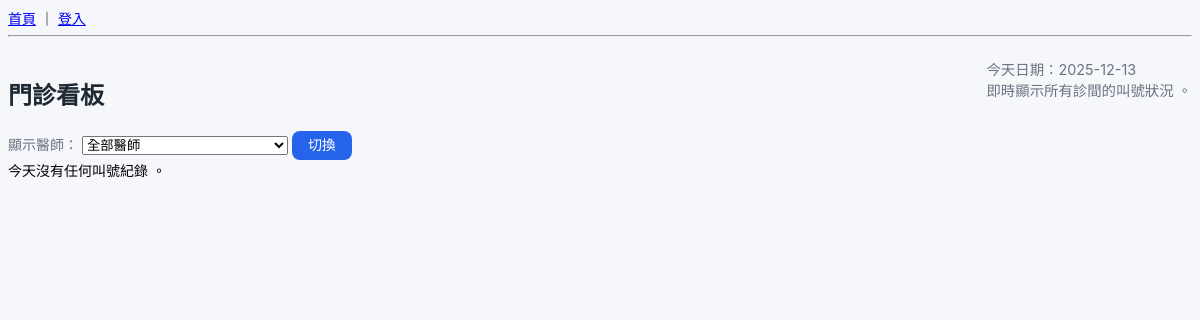
/queues/board/, run on an earlier commit of the app's database.
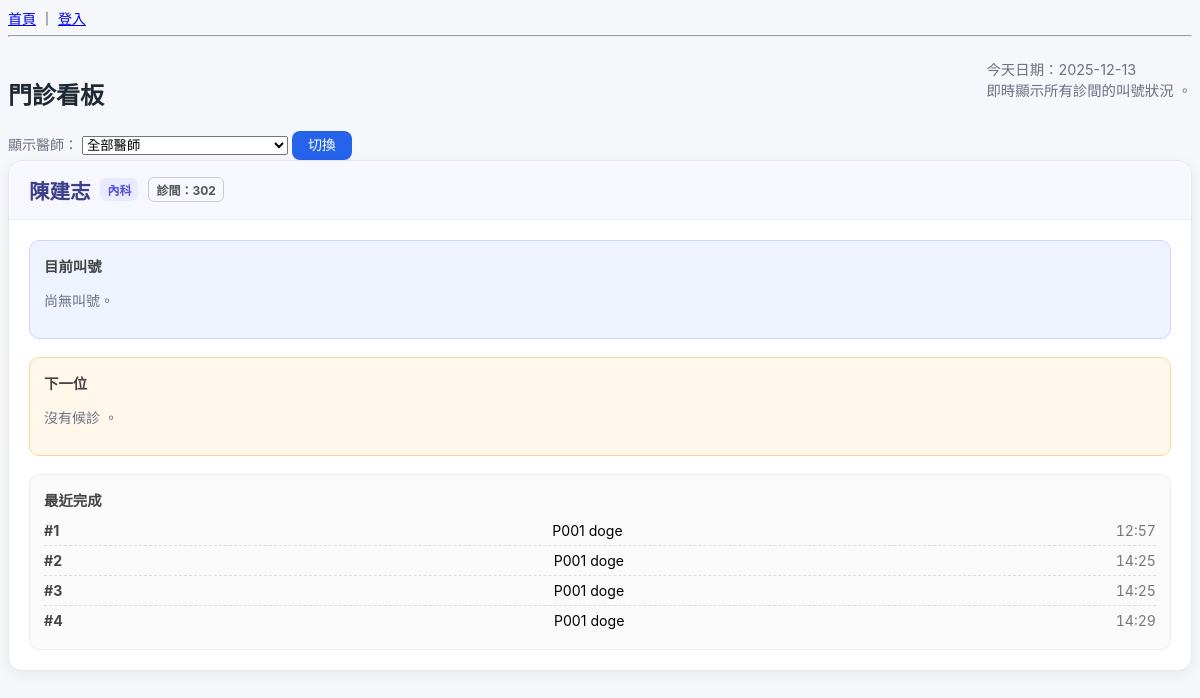
And on a later commit of the database.
### doctors/models.py (models this page shows, shortened)
class Doctor(models.Model):
    name = models.CharField("姓名", max_length=50)
    department = models.CharField("科別", max_length=50)
    room = models.CharField("診間", max_length=20, blank=True)
    user = models.OneToOneField(
        User, null=True, blank=True, on_delete=models.SET_NULL, verbose_name="使用者帳號"
    )
    is_active = models.BooleanField("啟用", default=True)
    class Meta:
        verbose_name = "醫師"
        verbose_name_plural = "醫師"

### queues/models.py (models this page shows, shortened)
class VisitTicket(models.Model):
    STATUS_WAITING   = "WAITING"   # 候診
    STATUS_CALLING   = "CALLING"   # 叫號中
    STATUS_IN_ROOM   = "IN_ROOM"   # 看診中
    STATUS_DONE      = "DONE"      # 完成
    STATUS_NO_SHOW   = "NO_SHOW"   # 過號 / 未到
    STATUS_CHOICES = [
        (STATUS_WAITING, "候診"),
        (STATUS_CALLING, "叫號中"),
        (STATUS_IN_ROOM, "看診中"),
        (STATUS_DONE, "完成"),
        (STATUS_NO_SHOW, "未到"),
    ]
    appointment = models.OneToOneField(
        Appointment,
        null=True,
        blank=True,
        on_delete=models.SET_NULL,
    )
    patient = models.ForeignKey(Patient, on_delete=models.CASCADE)
    doctor = models.ForeignKey(Doctor, on_delete=models.CASCADE)
    date = models.DateField()
    number = models.IntegerField("號碼")
    status = models.CharField(
        max_length=20,
        choices=STATUS_CHOICES,
        default=STATUS_WAITING,
    )
    created_at = models.DateTimeField(default=timezone.now)
    called_at = models.DateTimeField(null=True, blank=True)
    finished_at = models.DateTimeField(null=True, blank=True)
    is_skipped = models.BooleanField(default=False)      # 是否已過號
    call_count = models.PositiveIntegerField(default=0)  # 被叫了幾次
    class Meta:
        unique_together = [("doctor", "date", "number")]
        ordering = ["date", "doctor", "number"]

### patients/models.py (models this page shows, shortened)
class Patient(models.Model):
    GENDER_MALE = "M"
    GENDER_FEMALE = "F"
    GENDER_OTHER = "O"
    GENDER_CHOICES = [
        (GENDER_MALE, "男"),
        (GENDER_FEMALE, "女"),
        (GENDER_OTHER, "其他 / 不透露"),
    ]
    BLOOD_A = "A"
    BLOOD_B = "B"
    BLOOD_AB = "AB"
    BLOOD_O = "O"
    BLOOD_UNKNOWN = "UNK"
    BLOOD_TYPE_CHOICES = [
        (BLOOD_A, "A 型"),
        (BLOOD_B, "B 型"),
        (BLOOD_AB, "AB 型"),
        (BLOOD_O, "O 型"),
        (BLOOD_UNKNOWN, "未知"),
    ]
    full_name = models.CharField("姓名", max_length=50)
    national_id = models.CharField("身分證", max_length=10, unique=True)
    nhi_no = models.CharField("健保卡號", max_length=20, blank=True)
    gender = models.CharField(
        "性別",
        max_length=1,
        choices=GENDER_CHOICES,
        blank=True,
    )
    birth_date = models.DateField("生日")
    blood_type = models.CharField(
        "血型",
        max_length=3,
        choices=BLOOD_TYPE_CHOICES,
        default=BLOOD_UNKNOWN,
        blank=True,
    )
    phone = models.CharField("電話", max_length=20, blank=True)
    email = models.EmailField("Email", max_length=100, blank=True)
    address = models.CharField("地址", max_length=200, blank=True)
    height_cm = models.PositiveIntegerField("身高（cm）", null=True, blank=True)
    weight_kg = models.DecimalField(
        "體重（kg）",
        max_digits=5,
        decimal_places=1,
        null=True,
        blank=True,
    )
    allergies = models.TextField(
        "過敏史",
        blank=True,
        help_text="例如：藥物過敏、食物過敏等",
    )
    chronic_diseases = models.TextField(
        "慢性疾病 / 重要病史",
        blank=True,
        help_text="例如：高血壓、糖尿病、心臟病等",
    )
    family_disease_notes = models.TextField(
    "家族病史",
    blank=True,
    null=True,
    help_text="例如：父母高血壓、糖尿病、遺傳疾病等",
    )
    other_risk_notes = models.TextField(
    "其他風險備註",
    blank=True,
    null=True,
    )
    emergency_contact_name = models.CharField("緊急聯絡人姓名", max_length=50, blank=True)
    emergency_contact_phone = models.CharField("緊急聯絡人電話", max_length=20, blank=True)
    emergency_contact_relation = models.CharField(
        "與病人關係",
        max_length=50,
        blank=True,
        help_text="例如：父、母、配偶、子女、朋友",
    )
    chart_no = models.CharField(
        "病歷號",
        max_length=20,
        unique=True,
        blank=True,
        editable=False,
    )
    note = models.TextField("其他備註", blank=True)
    created_at = models.DateTimeField("建立時間", auto_now_add=True)
    updated_at = models.DateTimeField("最後更新時間", auto_now=True)
    class Meta:
        verbose_name = "病人"
        verbose_name_plural = "病人"
        ordering = ["chart_no"]

### queues/views.py (the view)
# urls.py: path("board/", views.board, name="board"),
def board(request):
    today = timezone.localdate()
    doctors = Doctor.objects.filter(is_active=True).order_by("name")
    doctor_id = request.GET.get("doctor")
    selected_doctor = None
    tickets_today = (
        VisitTicket.objects
        .filter(date=today)
        .select_related("doctor", "patient")
    )
    if doctor_id:
        selected_doctor = get_object_or_404(Doctor, pk=doctor_id, is_active=True)
        tickets_today = tickets_today.filter(doctor=selected_doctor)
    tickets_today = tickets_today.order_by("doctor__name", "number")
    grouped = {}
    for t in tickets_today:
        info = grouped.setdefault(
            t.doctor_id,
            {
                "doctor": t.doctor,
                "current": None,
                "next": None,
                "done": [],
            },
        )
        if t.status in ("CALLING", "IN_PROGRESS") and info["current"] is None:
            info["current"] = t
        elif t.status == "WAITING" and info["next"] is None:
            info["next"] = t
        elif t.status == "DONE":
            if len(info["done"]) < 5:
                info["done"].append(t)
    board_data = list(grouped.values())
    context = {
        "today": today,
        "board_data": board_data,
        "doctors": doctors,
        "selected_doctor": selected_doctor,
    }
    return render(request, "queues/board.html", context)

### templates/queues/board.html (shortened to what this page needs)
{% extends "base.html" %}
{% block content %}
<div class="page-wrapper">
  <div class="page-header mb-2">
    <h1 class="page-title">門診看板</h1>
    <p class="page-subtitle text-muted">
      今天日期：{{ today|date:"Y-m-d" }}<br>
      即時顯示所有診間的叫號狀況 。
    </p>
  </div>
  <div class="mb-3 d-flex align-items-center gap-2">
    <form method="get" class="d-flex align-items-center gap-2">
      <label class="text-muted text-sm" for="doctor-select">顯示醫師：</label>
      <select id="doctor-select" name="doctor" class="form-select form-select-sm" style="max-width: 260px;">
        <option value="">全部醫師</option>
      </select>
      <button type="submit" class="btn btn-sm btn-primary">
        切換
      </button>
    </form>
  </div>
  {% if board_data %}
    <div class="board-grid">
      {% for row in board_data %}
        <div class="board-card">
          <div class="board-card-header">
            <div class="board-doctor">
              {{ row.doctor.name }}
              {% if row.doctor.department %}
                <span class="tag tag-soft">{{ row.doctor.department }}</span>
              {% endif %}
              {% if row.doctor.room %}
                <span class="tag tag-outline">診間：{{ row.doctor.room }}</span>
              {% endif %}
            </div>
          </div>
          <div class="board-card-body">
            <div class="board-sections">
              <div class="board-section highlight-current">
                <div class="section-title">目前叫號</div>
                {% if row.current %}
                  <div class="num-display current-num">#{{ row.current.number }}</div>
                  <div class="patient-name">
                    {{ row.current.patient.chart_no }} {{ row.current.patient.full_name }}
                  </div>
                  <div class="meta">
                    狀態：{{ row.current.get_status_display }}<br>
                    叫號：{{ row.current.called_at|date:"H:i" }}
                  </div>
                {% else %}
                  <p class="text-muted mb-0">尚無叫號。</p>
                {% endif %}
              </div>
              <div class="board-section highlight-next">
                <div class="section-title">下一位</div>
                {% if row.next %}
                  <div class="num-display next-num">#{{ row.next.number }}</div>
                  <div class="patient-name">
                    {{ row.next.patient.chart_no }} {{ row.next.patient.full_name }}
                  </div>
                  <div class="meta">
                    狀態：{{ row.next.get_status_display }}
                  </div>
                {% else %}
                  <p class="text-muted mb-0">沒有候診 。</p>
                {% endif %}
              </div>
              <div class="board-section">
                <div class="section-title">最近完成</div>
                {% if row.done %}
                  <ul class="done-list">
                    {% for t in row.done %}
                      <li>
                        <span class="done-num">#{{ t.number }}</span>
                        <span class="done-name">
                          {{ t.patient.chart_no }} {{ t.patient.full_name }}
                        </span>
                        <span class="done-time">
                          {{ t.finished_at|date:"H:i" }}
                        </span>
                      </li>
                    {% endfor %}
                  </ul>
                {% else %}
                  <p class="text-muted mb-0">無完成紀錄。</p>
                {% endif %}
              </div>
            </div>
          </div>
        </div>
      {% endfor %}
    </div>
  {% else %}
    <div class="alert alert-secondary text-center">
      今天沒有任何叫號紀錄 。
    </div>
  {% endif %}
</div>
{% endblock %}

What changed in the data, as far as the page shows it:
now on this page (row unchanged): Doctor: doctor.name "陳建志", doctor.department "內科", doctor.room "302"
added VisitTicket: number "1", patient.chart_no "P001", patient.full_name "doge", finished_at "12:57"
added VisitTicket: number "2", patient.chart_no "P001", patient.full_name "doge", finished_at "14:25"
added VisitTicket: number "3", patient.chart_no "P001", patient.full_name "doge", finished_at "14:25"
added VisitTicket: number "4", patient.chart_no "P001", patient.full_name "doge", finished_at "14:29"
Also different on the page:
text no longer shown: "今天沒有任何叫號紀錄 。"
